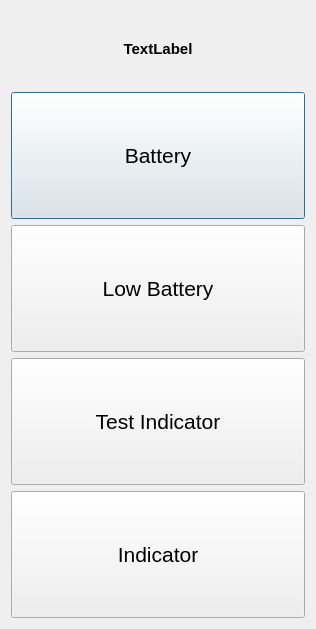
<?xml version="1.0" encoding="UTF-8"?>
<ui version="4.0">
 <class>ManualControlDialog</class>
 <widget class="QDialog" name="ManualControlDialog">
  <property name="geometry">
   <rect>
    <x>0</x>
    <y>0</y>
    <width>316</width>
    <height>629</height>
   </rect>
  </property>
  <property name="windowTitle">
   <string>Manual Control</string>
  </property>
  <property name="windowIcon">
   <iconset resource="../icons.qrc">
    <normaloff>:/resources/icons/images/icons/plug.png</normaloff>:/resources/icons/images/icons/plug.png</iconset>
  </property>
  <property name="modal">
   <bool>true</bool>
  </property>
  <layout class="QVBoxLayout" name="verticalLayout">
   <item>
    <widget class="QLabel" name="label">
     <property name="minimumSize">
      <size>
       <width>30</width>
       <height>75</height>
      </size>
     </property>
     <property name="font">
      <font>
       <pointsize>11</pointsize>
       <bold>true</bold>
      </font>
     </property>
     <property name="text">
      <string>TextLabel</string>
     </property>
     <property name="alignment">
      <set>Qt::AlignCenter</set>
     </property>
    </widget>
   </item>
   <item>
    <widget class="QPushButton" name="battery_button">
     <property name="sizePolicy">
      <sizepolicy hsizetype="Minimum" vsizetype="Minimum">
       <horstretch>0</horstretch>
       <verstretch>1</verstretch>
      </sizepolicy>
     </property>
     <property name="minimumSize">
      <size>
       <width>10</width>
       <height>10</height>
      </size>
     </property>
     <property name="font">
      <font>
       <pointsize>16</pointsize>
      </font>
     </property>
     <property name="text">
      <string>Battery</string>
     </property>
     <property name="checkable">
      <bool>true</bool>
     </property>
     <property name="checked">
      <bool>false</bool>
     </property>
     <property name="autoExclusive">
      <bool>false</bool>
     </property>
     <property name="default">
      <bool>false</bool>
     </property>
     <property name="flat">
      <bool>false</bool>
     </property>
    </widget>
   </item>
   <item>
    <widget class="QPushButton" name="low_battery_button">
     <property name="sizePolicy">
      <sizepolicy hsizetype="Minimum" vsizetype="Minimum">
       <horstretch>0</horstretch>
       <verstretch>1</verstretch>
      </sizepolicy>
     </property>
     <property name="minimumSize">
      <size>
       <width>10</width>
       <height>10</height>
      </size>
     </property>
     <property name="font">
      <font>
       <pointsize>16</pointsize>
      </font>
     </property>
     <property name="text">
      <string>Low Battery</string>
     </property>
     <property name="checkable">
      <bool>true</bool>
     </property>
     <property name="checked">
      <bool>false</bool>
     </property>
     <property name="autoExclusive">
      <bool>false</bool>
     </property>
     <property name="default">
      <bool>false</bool>
     </property>
     <property name="flat">
      <bool>false</bool>
     </property>
    </widget>
   </item>
   <item>
    <widget class="QPushButton" name="test_indicator_button">
     <property name="sizePolicy">
      <sizepolicy hsizetype="Minimum" vsizetype="Minimum">
       <horstretch>0</horstretch>
       <verstretch>1</verstretch>
      </sizepolicy>
     </property>
     <property name="minimumSize">
      <size>
       <width>10</width>
       <height>10</height>
      </size>
     </property>
     <property name="font">
      <font>
       <pointsize>16</pointsize>
      </font>
     </property>
     <property name="text">
      <string>Test Indicator</string>
     </property>
     <property name="checkable">
      <bool>true</bool>
     </property>
     <property name="checked">
      <bool>false</bool>
     </property>
     <property name="autoExclusive">
      <bool>false</bool>
     </property>
     <property name="default">
      <bool>false</bool>
     </property>
     <property name="flat">
      <bool>false</bool>
     </property>
    </widget>
   </item>
   <item>
    <widget class="QPushButton" name="indicator_button">
     <property name="sizePolicy">
      <sizepolicy hsizetype="Minimum" vsizetype="Minimum">
       <horstretch>0</horstretch>
       <verstretch>1</verstretch>
      </sizepolicy>
     </property>
     <property name="minimumSize">
      <size>
       <width>10</width>
       <height>10</height>
      </size>
     </property>
     <property name="font">
      <font>
       <pointsize>16</pointsize>
      </font>
     </property>
     <property name="text">
      <string>Indicator</string>
     </property>
     <property name="checkable">
      <bool>true</bool>
     </property>
     <property name="checked">
      <bool>false</bool>
     </property>
     <property name="autoExclusive">
      <bool>false</bool>
     </property>
     <property name="default">
      <bool>false</bool>
     </property>
     <property name="flat">
      <bool>false</bool>
     </property>
    </widget>
   </item>
  </layout>
 </widget>
 <resources>
  <include location="../resource.qrc"/>
  <include location="../icons.qrc"/>
 </resources>
 <connections/>
</ui>
